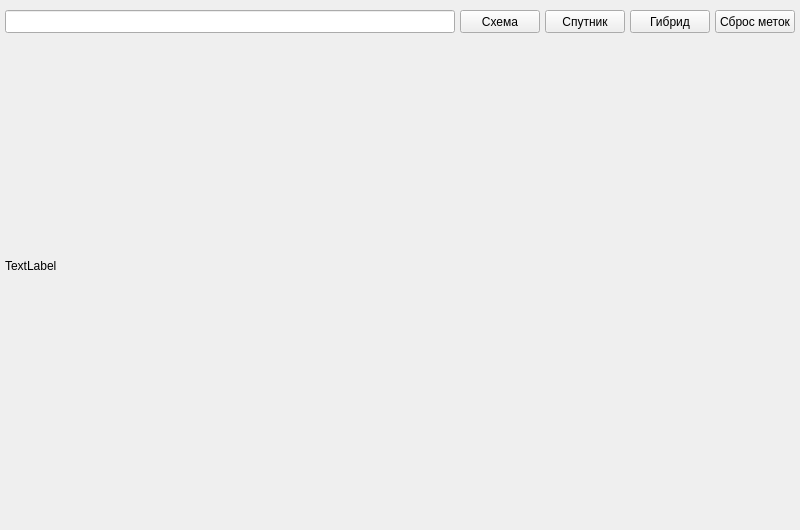
<?xml version="1.0" encoding="UTF-8"?>
<ui version="4.0">
 <class>MainWindow</class>
 <widget class="QMainWindow" name="MainWindow">
  <property name="geometry">
   <rect>
    <x>0</x>
    <y>0</y>
    <width>800</width>
    <height>530</height>
   </rect>
  </property>
  <property name="windowTitle">
   <string>MainWindow</string>
  </property>
  <widget class="QWidget" name="centralwidget">
   <widget class="QLineEdit" name="lineEdit">
    <property name="geometry">
     <rect>
      <x>5</x>
      <y>10</y>
      <width>450</width>
      <height>23</height>
     </rect>
    </property>
   </widget>
   <widget class="QPushButton" name="pushButton">
    <property name="geometry">
     <rect>
      <x>460</x>
      <y>10</y>
      <width>80</width>
      <height>23</height>
     </rect>
    </property>
    <property name="text">
     <string>Схема</string>
    </property>
   </widget>
   <widget class="QPushButton" name="pushButton_2">
    <property name="geometry">
     <rect>
      <x>545</x>
      <y>10</y>
      <width>80</width>
      <height>23</height>
     </rect>
    </property>
    <property name="text">
     <string>Спутник</string>
    </property>
   </widget>
   <widget class="QPushButton" name="pushButton_3">
    <property name="geometry">
     <rect>
      <x>630</x>
      <y>10</y>
      <width>80</width>
      <height>23</height>
     </rect>
    </property>
    <property name="text">
     <string>Гибрид</string>
    </property>
   </widget>
   <widget class="QPushButton" name="pushButton_4">
    <property name="geometry">
     <rect>
      <x>715</x>
      <y>10</y>
      <width>80</width>
      <height>23</height>
     </rect>
    </property>
    <property name="text">
     <string>Сброс меток</string>
    </property>
   </widget>
   <widget class="QLabel" name="g_map">
    <property name="geometry">
     <rect>
      <x>5</x>
      <y>30</y>
      <width>791</width>
      <height>471</height>
     </rect>
    </property>
    <property name="text">
     <string>TextLabel</string>
    </property>
   </widget>
  </widget>
 </widget>
 <resources/>
 <connections/>
</ui>
